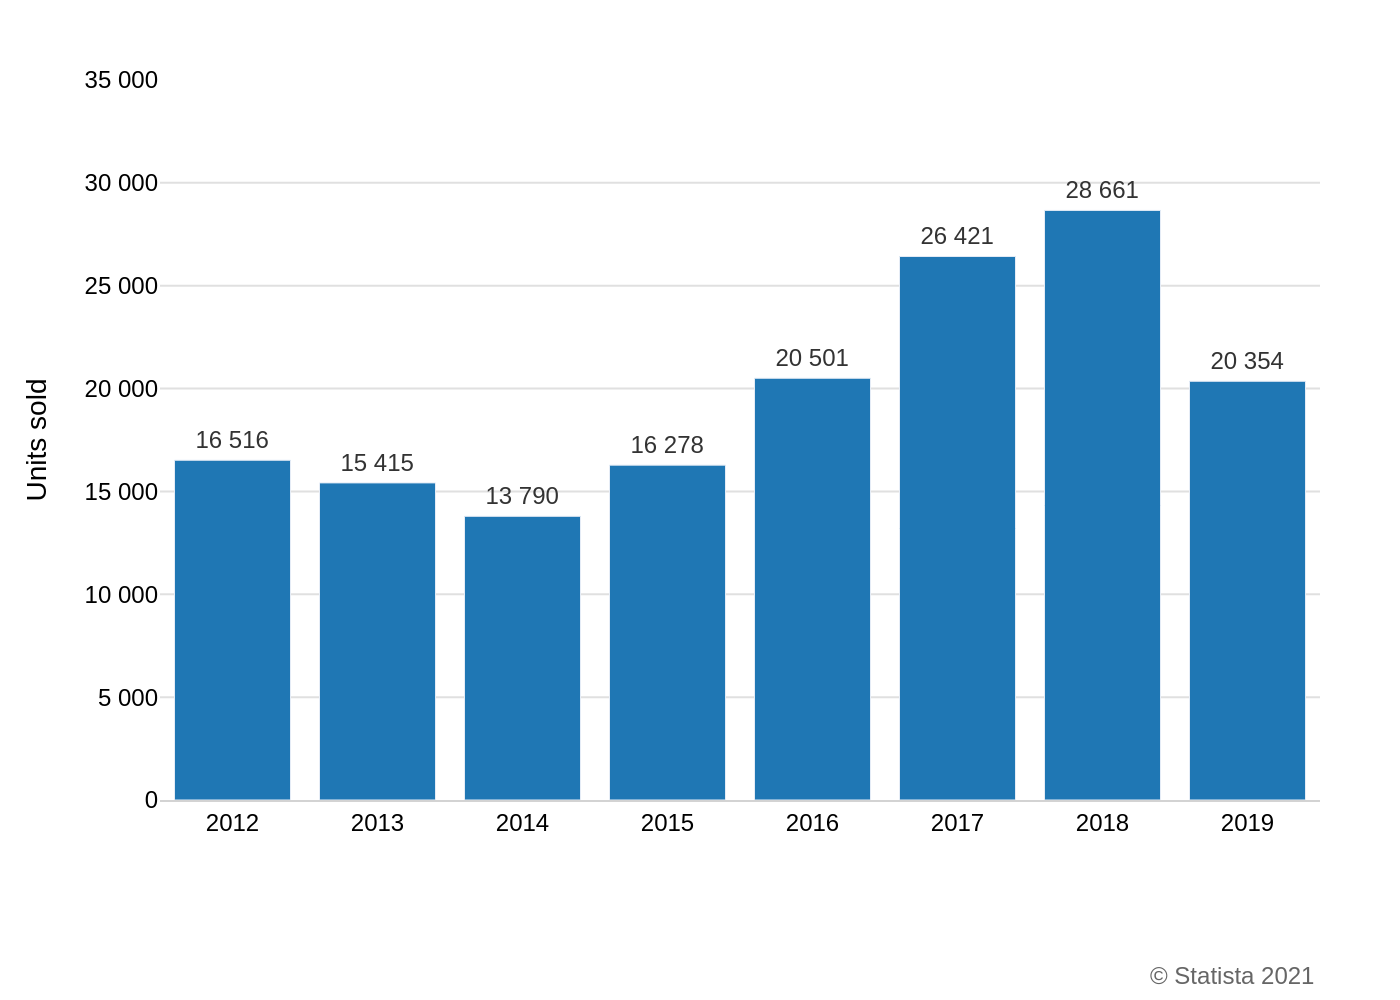

Python code for this plot:
import sys
import json
import pathlib
import plotly.graph_objects as go

if len(sys.argv) != 2:
    print(f"Usage: {pathlib.Path(sys.argv[0]).name} <json_file_path>")
    sys.exit(1)

json_path = pathlib.Path(sys.argv[1])
if not json_path.is_file():
    print(f"Error: File not found at {json_path}")
    sys.exit(1)

with open(json_path, 'r', encoding='utf-8') as f:
    config = json.load(f)

chart_data = config.get('chart_data', [])
texts = config.get('texts', {})
colors = config.get('colors', [])

x_values = [d['x'] for d in chart_data]
y_values = [d['y'] for d in chart_data]
bar_texts = [f"{d['y']:,}".replace(',', ' ') for d in chart_data]

fig = go.Figure()

fig.add_trace(go.Bar(
    x=x_values,
    y=y_values,
    text=bar_texts,
    textposition='outside',
    marker_color=colors[0] if colors else '#1f77b4',
    cliponaxis=False,
    textfont=dict(family="Arial", size=12, color='#333333')
))

fig.update_layout(
    font=dict(family="Arial", size=12, color="black"),
    plot_bgcolor='white',
    paper_bgcolor='white',
    showlegend=False,
    xaxis=dict(
        type='category',
        showgrid=False,
        showline=True,
        linecolor='lightgrey',
        linewidth=1,
        tickfont=dict(size=12)
    ),
    yaxis=dict(
        title=texts.get('y_axis_title'),
        range=[0, 35000],
        gridcolor='#e0e0e0',
        gridwidth=1,
        zeroline=False,
        showline=False,
        tickvals=[0, 5000, 10000, 15000, 20000, 25000, 30000, 35000],
        ticktext=['0', '5 000', '10 000', '15 000', '20 000', '25 000', '30 000', '35 000'],
        tickfont=dict(size=12)
    ),
    margin=dict(l=80, r=40, t=40, b=100),
    annotations=[
        dict(
            text=texts.get('source'),
            showarrow=False,
            xref="paper",
            yref="paper",
            x=1,
            y=-0.22,
            xanchor='right',
            yanchor='top',
            font=dict(family="Arial", size=12, color="#666666")
        )
    ]
)

output_filename = f"{json_path.stem}.png"
fig.write_image(output_filename, scale=2)

print(f"Chart saved as {output_filename}")
